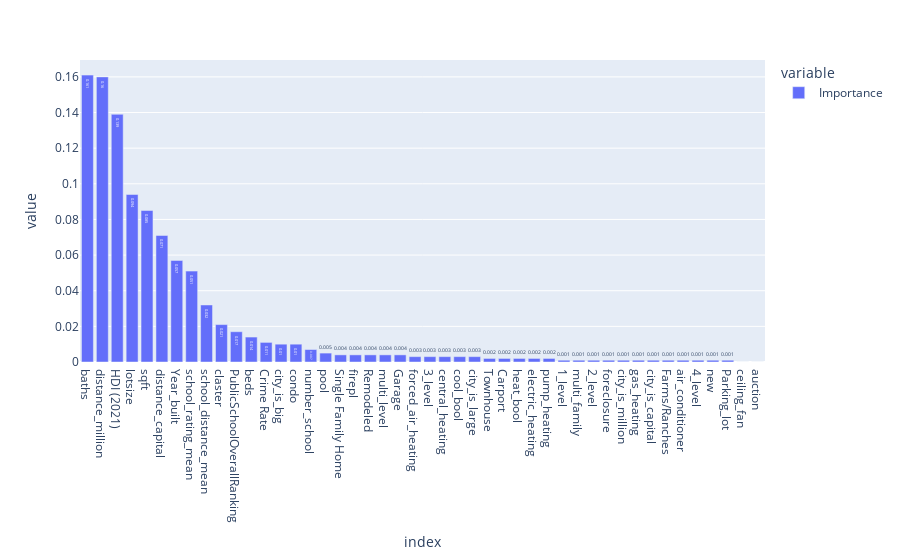

Here is the notebook cell this chart was saved with:
### Markdown cell above
Одна из лучших моделей это RandomForestRegressor. Эту модель буду обучать и улучшать.

### Code cell
model = RandomForestRegressor(random_state=random_state,
                            n_jobs=n_jobs,)
model.fit(X_train,y_train)
# # Производим сериализацию и записываем результат в файл формата pkl
with open(r'web\app\models\model.pkl', 'wb') as output:
    pickle.dump(model, output)

predict = model.predict(X_test)
print('mean_absolute_percentage_error ',mean_absolute_percentage_error(y_test,predict))
print('mean_absolute_error ',mean_absolute_error(y_test,predict))
print('r2_score ',r2_score(y_test,predict))
# print('mean_absolute_error_$' ,trans_target.inverse_transform(np.array(mean_absolute_error(y_test,predict)).reshape(-1, 1)))


feat_importances = pd.DataFrame(model.feature_importances_, index=X_train.columns, columns=["Importance"]).sort_values('Importance',ascending=False)
px.bar(feat_importances.round(3),text_auto=True)

### Figure 1 — Plotly figure (JSON) as saved in the notebook; plotly's stock layout.template omitted (floating-point values rounded to 4 significant figures)
{"data": [{"alignmentgroup": "True", "hovertemplate": "variable=Importance<br>index=%{x}<br>value=%{y}<extra></extra>", "legendgroup": "Importance", "marker": {"color": "#636efa", "pattern": {"shape": ""}}, "name": "Importance", "offsetgroup": "Importance", "orientation": "v", "showlegend": true, "textposition": "auto", "texttemplate": "%{y}", "type": "bar", "x": ["baths", "distance_million", "HDI (2021)", "lotsize", "sqft", "distance_capital", "Year_built", "school_rating_mean", "school_distance_mean", "claster", "PublicSchoolOverallRanking", "beds", "Crime Rate", "city_is_big", "condo", "number_school", "pool", "Single Family Home", "firepl", "Remodeled", "multi_level", "Garage", "forced_air_heating", "3_level", "central_heating", "cool_bool", "city_is_large", "Townhouse", "Carport", "heat_bool", "electric_heating", "pump_heating", "1_level", "multi_family", "2_level", "foreclosure", "city_is_million", "gas_heating", "city_is_capital", "Farms/Ranches", "air_conditioner", "4_level", "new", "Parking_lot", "ceiling_fan", "auction"], "xaxis": "x", "y": [0.161, 0.16, 0.139, 0.094, 0.085, 0.071, 0.057, 0.051, 0.032, 0.021, 0.017, 0.014, 0.011, 0.01, 0.01, 0.007, 0.005, 0.004, 0.004, 0.004, 0.004, 0.004, 0.003, 0.003, 0.003, 0.003, 0.003, 0.002, 0.002, 0.002, 0.002, 0.002, 0.001, 0.001, 0.001, 0.001, 0.001, 0.001, 0.001, 0.001, 0.001, 0.001, 0.001, 0.001, 0, 0], "yaxis": "y"}], "layout": {"barmode": "relative", "legend": {"title": {"text": "variable"}, "tracegroupgap": 0}, "margin": {"t": 60}, "xaxis": {"anchor": "y", "domain": [0, 1], "title": {"text": "index"}}, "yaxis": {"anchor": "x", "domain": [0, 1], "title": {"text": "value"}}}}
